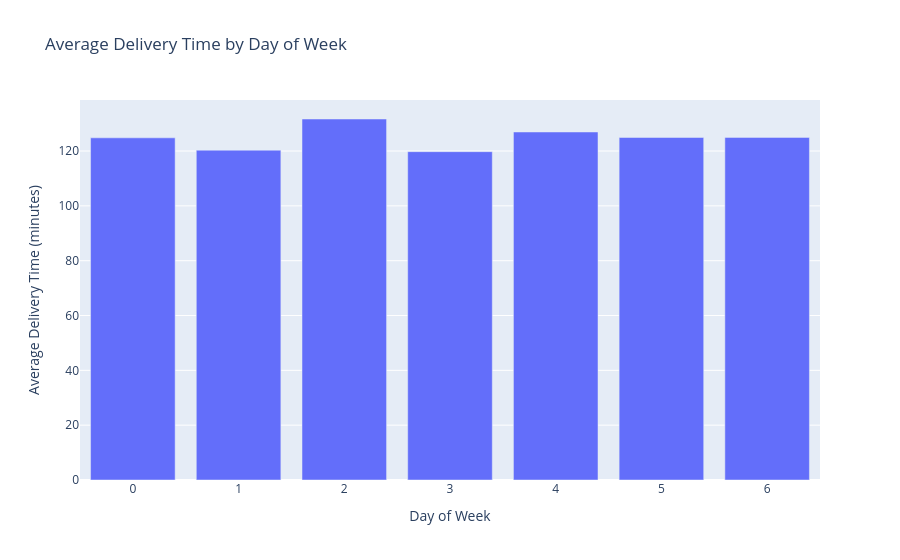

The notebook cell saved with this chart:
### Code cell
d4 = px.bar(
    avg_delivery_time_daily,
    x='day_of_week',
    y='Delivery_Time',
    title='Average Delivery Time by Day of Week',
    labels={
        'day_of_week': 'Day of Week',
        'Delivery_Time': 'Average Delivery Time (minutes)'
    }
)
d4.show()

### Figure 1 — Plotly figure (JSON) as saved in the notebook; plotly's stock layout.template omitted (floating-point values rounded to 4 significant figures)
{"data": [{"hovertemplate": "Day of Week=%{x}<br>Average Delivery Time (minutes)=%{y}<extra></extra>", "legendgroup": "", "marker": {"color": "#636efa", "pattern": {"shape": ""}}, "name": "", "orientation": "v", "showlegend": false, "textposition": "auto", "type": "bar", "x": [0, 1, 2, 3, 4, 5, 6], "xaxis": "x", "y": [124.8, 120.3, 131.7, 119.8, 126.9, 124.9, 125.0], "yaxis": "y"}], "layout": {"barmode": "relative", "legend": {"tracegroupgap": 0}, "title": {"text": "Average Delivery Time by Day of Week"}, "xaxis": {"anchor": "y", "domain": [0, 1], "title": {"text": "Day of Week"}}, "yaxis": {"anchor": "x", "domain": [0, 1], "title": {"text": "Average Delivery Time (minutes)"}}}}
